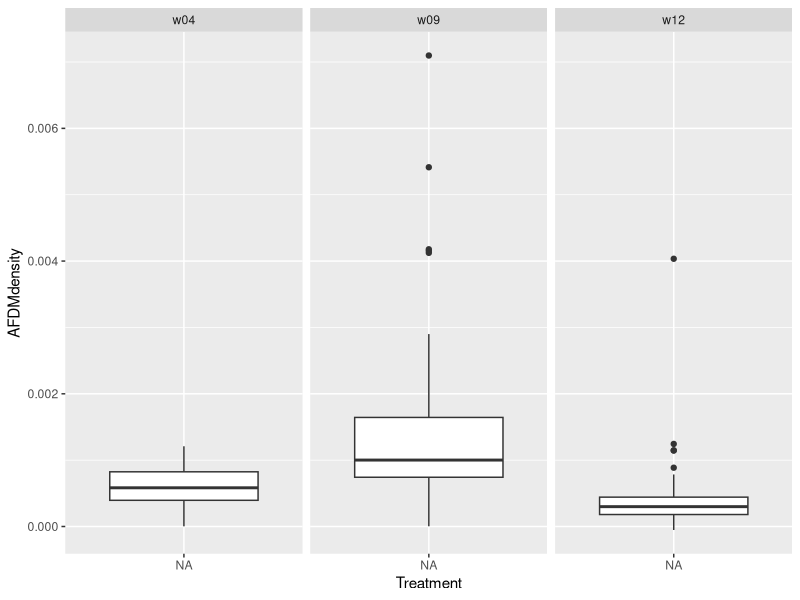
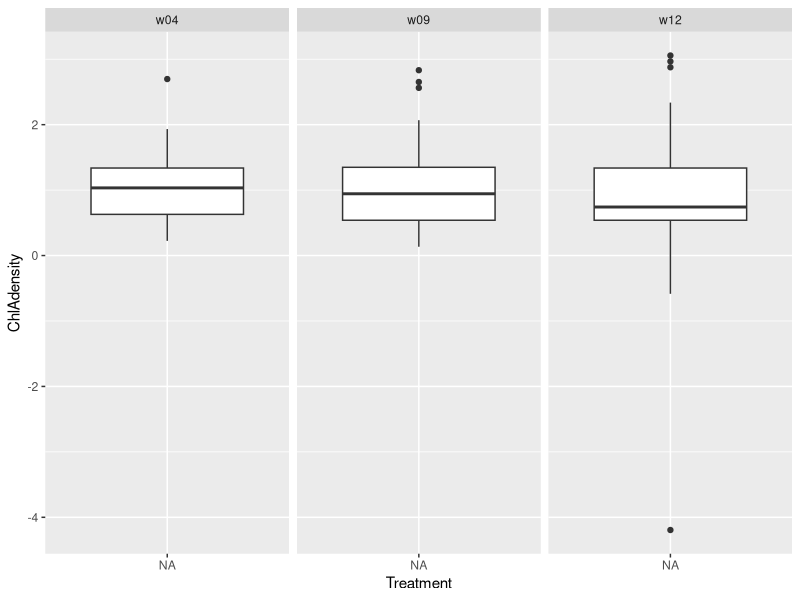
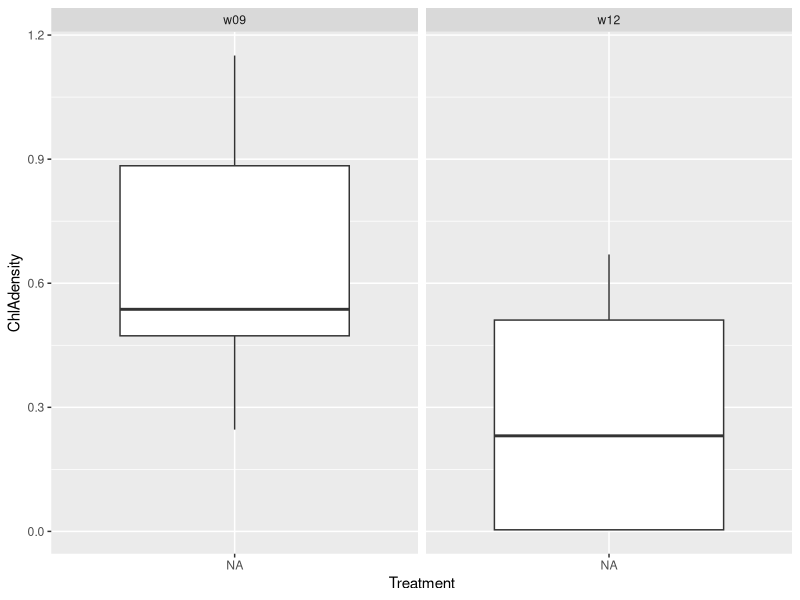

Source code (R) for these figures, in order:
##### Basket Slurry Analysis #####
SlurryData<-read.csv("./FEn17_data/SubSamFEn17OK.csv", stringsAsFactors = F) #bring in volume data; bucket volume, subsample, filter, enclosure
SlurryData$BucketVol<-as.numeric(paste(SlurryData$BucketVol)) #tell volume to stop being a factor/text
colnames(SlurryData)[6]<-"WeekBad"
SlurryData[SlurryData$WeekBad=="8",8]<-"w09"
SlurryData[SlurryData$WeekBad=="4",8]<-"w04"
SlurryData[SlurryData$WeekBad=="12",8]<-"w12"
colnames(SlurryData)[8]<-"Week"

Treat<-read.csv("./FEn17_data/FEn17OKTreatments.csv", sep=",", stringsAsFactors = F)#bring in enclosure and treatment data

SlurryData$Enc2<-Treat[match(SlurryData$Enclosure, Treat$ï..Enclosure),2]
SlurryData$TEid<-paste(SlurryData$Week,SlurryData$Enc2, sep="")
#Some filters didn't have bucket volumes associated with them
#5L is written next to them and is the mean bucket volume (considering sig dig)
SlurryData[is.na(SlurryData$BucketVol),"BucketVol"]<-5000
#Some filters didn't have baskets associated with them
#assumed 3 baskets
SlurryData[is.na(SlurryData$Basket.),"Basket."]<-3



##### Ash Free Dry Mass Data #####
AFDMraw<-read.csv("./FEn17_data/AFDMFEn17OK.csv", stringsAsFactors = F) #datasheet with dried and burned results
FilterPre<-read.csv("./FEn17_data/FiltPreWFen17OK.csv") #filter preweights
colnames(FilterPre)[1]<-"Filter."

AFDM2<-merge.data.frame(AFDMraw, FilterPre, by="Filter.")
AFDM<-merge.data.frame(AFDM2, SlurryData, by="Filter.")
AFDM$Tin.filter.combusted<-as.numeric(paste(AFDM$Tin.filter.combusted))
AFDM$BucketVol<-as.numeric(paste(AFDM$BucketVol))

AFDM$SubstrateVol<-AFDM$Basket.*331.5 #centimeter squared
AFDM$Tare<-AFDM$Tin.Weight+AFDM$PreWeight
AFDM$DryMass<-AFDM$Tin.filter.dry-AFDM$Tare
AFDM$OrganicM<-AFDM$Tin.filter.dry-AFDM$Tin.filter.combusted
AFDM$InOrganicM<-AFDM$DryMass-AFDM$OrganicM

#AFDMdensity units g/cm3
AFDM$AFDMdensity<-(AFDM$OrganicM/AFDM$VolFilrwe)*(AFDM$BucketVol/AFDM$SubstrateVol)

#following filters were water column samples, AFDM density is g / ml
for(i in 1:length(WC<-c("FA062","FA063","FA132","FA133","FA284","FA285"))){
  AFDM[AFDM$Filter.==WC[i],"Enclosure"]<-"WaterColumn"
  AFDM[AFDM$Filter.==WC[i],"AFDMdensity"]<-AFDM[AFDM$Filter.==WC[i],"OrganicM"]/AFDM[AFDM$Filter.==WC[i],"VolFilrwe"]
}

#adding graphing variables on the table
AFDM$Enc2<-Treat[match(AFDM$Enclosure, Treat$ï..Enclosure),2]
AFDM$TEid<-paste(AFDM$Week, AFDM$Enc2, sep="")
AFDM$Treatment<-Treat[match(AFDM$Enclosure, Treat$ï..Enclosure),3]

library(ggplot2)
ggplot(AFDM, aes(x=Treatment, y=AFDMdensity))+geom_boxplot()+facet_wrap(~AFDM$Week)
  
#### Chlorophyll ####
#this is from the algal tiles generally
ChlAraw<-read.csv("./FEn17_data/ChlDataFEn17OK.csv", stringsAsFactors = F)#bring in raw chlorophyll data
colnames(ChlAraw)[2]<-"WeekBad"
ChlAraw[ChlAraw$WeekBad=="9",12]<-"w09"
ChlAraw[ChlAraw$WeekBad=="4",12]<-"w04"
ChlAraw[ChlAraw$WeekBad=="12",12]<-"w12"
colnames(ChlAraw)[12]<-"Week"

ChlAtile<-ChlAraw[ChlAraw$Type=="Tiles",]
ChlAtile$Treatment<-Treat[match(ChlAtile$Enclosure.,Treat$ï..Enclosure),3]
((2.75/2)^2)*pi
ChlAtile$Area=5.939574 # centimeter squared

ChlAtile$ChlAdensity<-26.7*((ChlAtile$X664nm-ChlAtile$fir750nm)-(ChlAtile$X665nm-ChlAtile$sec750nm))*(ChlAtile$Vacetone/ChlAtile$Area)*1

ggplot(ChlAtile, aes(x=Treatment, y=ChlAdensity))+geom_boxplot()+facet_wrap(~Week)

#when tiles were unavailable, we instead used filters to capture ChlA
#these have NAs that need fixing (bleh)
#myster filters FC010, FC017 and FC018 (17 & 18 might be E7)
ChlAfil<-ChlAraw[ChlAraw$Type=="Filter",]
ChlAfil[ChlAfil$Order=="D76","Order"]<-ChlAfil[ChlAfil$Order=="D76","Enclosure."]
ChlAfil[ChlAfil$Order=="D75","Order"]<-ChlAfil[ChlAfil$Order=="D75","Enclosure."]
ChlAfil$BucketVol<-SlurryData[match(ChlAfil$Order, SlurryData$Filter.), 2]
ChlAfil$FilterVol<-SlurryData[match(ChlAfil$Order, SlurryData$Filter.), 3]
ChlAfil$Area<-SlurryData[match(ChlAfil$Order, SlurryData$Filter.), "Basket."] * 331.5 #cm2
ChlAfil$Enc3<-SlurryData[match(ChlAfil$Order,SlurryData$Filter.),1]
ChlAfil$Treatment<-Treat[match(ChlAfil$Enc3, Treat$ï..Enclosure),3]
#5L is written next to them and is the mean bucket volume (considering sig dig)
ChlAfil[is.na(ChlAfil$BucketVol),"BucketVol"]<-5000

ChlAfil$ChlAdensity<-26.7*((ChlAfil$X664nm-ChlAfil$fir750nm)-(ChlAfil$X665nm-ChlAfil$sec750nm))*(ChlAfil$Vacetone/ChlAfil$FilterVol)*(ChlAfil$BucketVol/ChlAfil$Area)*1

for(k in which(ChlAfil$Enclosure.=="WC")){
  ChlAfil[k,"ChlAdensity"]<-26.7*((ChlAfil$X664nm[k]-ChlAfil$fir750nm[k])-(ChlAfil$X665nm[k]-ChlAfil$sec750nm[k]))*(ChlAfil$Vacetone[k]/ChlAfil$FilterVol[k])*1
}

ggplot(ChlAfil, aes(x=Treatment, y=ChlAdensity))+geom_boxplot()+facet_wrap(~Week)

#### Combining all the data ####
ChlAtile$Enc2<-Treat[match(ChlAtile$Enclosure., Treat$ï..Enclosure),2]
ChlAtile$TEid<-paste(ChlAtile$Week, ChlAtile$Enc2,sep="")
library(plyr)
AFDMT<-ddply(AFDM, .variables = c("TEid"), .fun=function(x) {data.frame(TEid=x$TEid[1],
                                                                        Treatment=x$Treatment[1],
                                                                        Week=x$Week[1],
                                                                        Enc2=x$Enc2[1],
                                                                        AFDMg.cm2=mean(x$AFDMdensity, na.rm=T),
                                                                        sdAFDM=sd(x$AFDMdensity,na.rm=T))})

basalres<-merge.data.frame(ChlAtile, AFDMT,by=c("TEid","Enc2","Week","Treatment"))
basalres<-basalres[,-c(5:16)]
colnames(basalres)[5]<-"ChlA.ug.cm2"
basalres$AutoIndex<-(basalres$AFDMg.cm2*1000)/(basalres$ChlA.ug.cm2*.001)
View(basalres)
